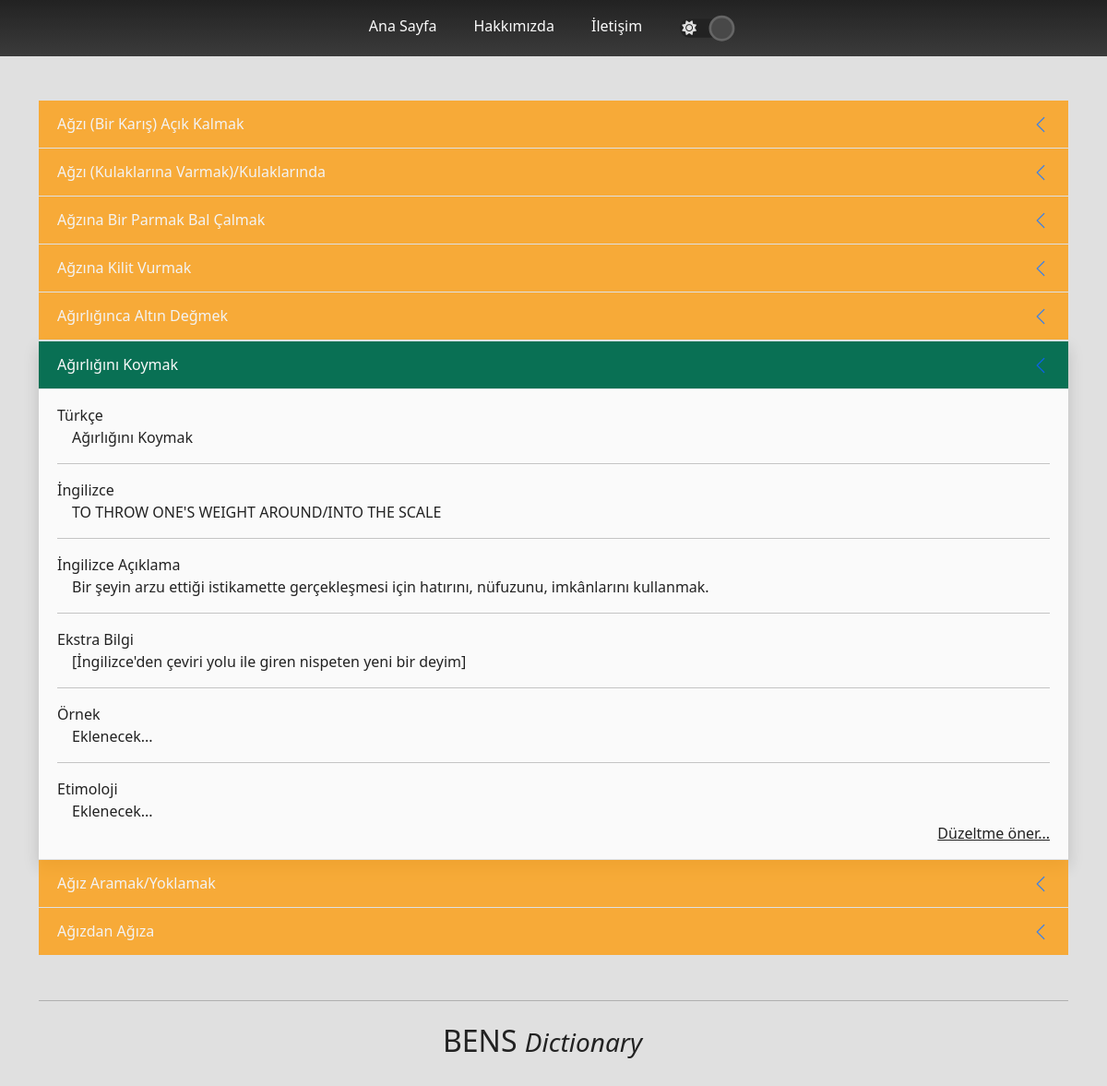
The page /search/agrlgn-koymak on the database its author committed.
### dictionary/models.py (models this page shows, shortened)
class Structure(models.Model):
    structureType = models.ForeignKey(typeOf, on_delete=models.CASCADE, null=True)
    turkish = models.CharField(max_length=200)
    english = models.CharField(max_length=200)
    description = models.TextField()
    extraInformation = models.CharField(max_length=200, blank=True, null=True)
    example = models.TextField(blank=True, null=True)
    etymology = models.TextField(blank=True, null=True)
    original = models.ForeignKey(comesFrom, null=True, blank=True, on_delete=models.CASCADE)
    last_searched = models.DateTimeField(auto_now=False, blank=True, null=True)
    search_count = models.IntegerField(default=0)
    slug = models.SlugField(max_length=200, unique=True, null=True, blank=True)

### dictionary/views.py (the view)
# urls.py: path('search/<slug:slug>', views.slugSearch, name='slugSearch'),
def slugSearch(request, slug):
    searchResult = Structure.objects.get(slug=slug)
    resultId = searchResult.id
    print(resultId)
    searchType = searchResult.structureType
    lowerList = []
    upperList = []
    if searchType == 'Tüm Türler':
        for i in range(resultId + 1, resultId + 6):
            try:
                lowerList.append(Structure.objects.get(id=i))
            except:
                break
        if resultId - 5 <= 0:
            for i in range(1, resultId):
                try:
                    upperList.append(Structure.objects.get(id=i))
                except:
                    break
        else:
            for i in range(resultId - 5, resultId):
                try:
                    upperList.append(Structure.objects.get(id=i))
                except:
                    break
    else:
        filteredQueries = Structure.objects.filter(
            structureType=typeOf.objects.get(type=searchType)).order_by(
            'turkish')
        indexOfStructure = list(filteredQueries).index(searchResult)
        print(indexOfStructure)
        upperList = filteredQueries[max(0, indexOfStructure - 5):indexOfStructure]
        lowerList = filteredQueries[indexOfStructure + 1:indexOfStructure + 6]
    return render(request, 'dictionary/search.html',
              {'searchResult': searchResult,
               'lowerList': lowerList, 'upperList': upperList, 'noResult': False})

### dictionary/models.py (called while the page is built)
    def __str__(self):
        return self.type

### dictionary/templates/dictionary/search.html (shortened to what this page needs)
{% extends 'base.html' %}
{% load static %}
{% block content %}
<div class="container mt-5">
    <div class="accordion accordion-flush" id="accordionExample">
        {% for topStructure in upperList %}
            <a href="{% url 'slugSearch' topStructure.slug %}" class="accordion-item no-underline">
                <h2 class="accordion-header no-underline" style="opacity: 0.75;" id="">
                    <div class="accordion-button" type="button" data-bs-toggle="collapse" data-bs-target="" aria-expanded="true" aria-controls="collapseOne">
                        {{ topStructure.turkish }}
                    </div>
                </h2>
            </a>
        {% endfor %}
        {% include 'dictionary/partials/_structure.html' with searchResult=searchResult %}
        {% for downStructure in lowerList %}
        <a href="{% url 'slugSearch' downStructure.slug %}" class="accordion-item no-underline">
            <h2 class="accordion-header no-underline" style="opacity: 0.75;" id="">
                <div class="accordion-button" type="button" data-bs-toggle="collapse" data-bs-target="" aria-expanded="true" aria-controls="collapseOne">
                    {{ downStructure.turkish }}
                </div>
            </h2>
        </a>
        {% endfor %}
    </div>
</div>
{% endblock content %}

### dictionary/templates/dictionary/partials/_structure.html (shortened to what this page needs)
{% if not noResult %}
<div class="accordion-item shadow my-0">
    <h2 class="accordion-header" id="headingOne">
      <button class="accordion-button theme-bg-green" type="button" data-bs-toggle="collapse" data-bs-target="#collapseOne" aria-expanded="false" aria-controls="collapseOne" data-bs-parent="#accordionExample">
        {{ searchResult.turkish }}
      </button>
    </h2>
    <div id="collapseOne" class="accordion-collapse collapse show" aria-labelledby="headingOne" data-bs-parent="#accordionExample">
      <div class="accordion-body theme-bg-color theme-text">
        <span class="theme-text">Türkçe</span><br>
        <span class="p-3">{{ searchResult.turkish }}</span>
        <hr class="text-center">
        <span class="theme-text">İngilizce</span><br>
        <span class="p-3">{{ searchResult.english }}</span>
        <hr class="text-center">
        <span class="theme-text">İngilizce Açıklama</span><br>
        <span class="p-3">{{ searchResult.description }}</span>
        <hr class="text-center">
        <span class="theme-text">Ekstra Bilgi</span><br>
        <span class="p-3">{{ searchResult.extraInformation }}</span>
        <hr class="text-center">
        <span class="theme-text">Örnek</span><br>
        <span class="p-3">{{ searchResult.example }}</span>
        <hr class="text-center">
        <span class="theme-text">Etimoloji</span><br>
        <span class="p-3">{{ searchResult.etymology }}</span>
        <a type="button" class="theme-text d-block text-end" data-bs-toggle="modal" data-bs-target="#staticBackdrop">
          Düzeltme öner...
      </a>
      </div>
    </div>
  </div>
{% else %}
  <div class="container">
    <div class="display-2 text-center p-5">
      Sonuç Bulunamadı
    </div>
  </div>
{% endif %}

### static/css/custom.css (style rules this page uses)
:root { --theme-orange-low-opacity: rgba(255, 153, 0,0.8); --theme-orange: #FF9900; --theme-orange-dark: rgba(196,116,0,1); --theme-orange-dark-low-opacity: rgba(196,116,0,0.8); }
body[data-theme="light"] { background-color: var(--theme-white); --theme-white: #e0e0e0; --theme-full-white: #fafafa; --theme-black: #222222; --theme-blue: #6599FF; --theme-gray: #3b3b3b; --theme-light-blue:#6599FF; --theme-green: #097054; --theme-green-dark: #00e686; --theme-yellow: #FFDE00; }
.theme-bg-color { background: var(--theme-full-white) !important; background: linear-gradient(0deg, var(--theme-full-white) 0%, var(--theme-full-white) 100%) !important; }
.theme-bg-green { background-color: var(--theme-green) !important; }
.theme-text { color: var(--theme-black) !important; }
.no-underline { text-decoration: none !important; }
.accordion-button:nth-child(odd) { background: var(--theme-orange); }
.accordion-button:not(.collapsed) { color: var(--theme-full-white) !important; }
.accordion-button:not(.collapsed)::after { transform: rotate(90deg) !important; }

### rows shown on the page
Structure: turkish "Ağzı (Bir Karış) Açık Kalmak"
Structure: turkish "Ağzı (Kulaklarına Varmak)/Kulaklarında"
Structure: turkish "Ağzına Bir Parmak Bal Çalmak"
Structure: turkish "Ağzına Kilit Vurmak"
Structure: turkish "Ağırlığınca Altın Değmek"
Structure: turkish "Ağırlığını Koymak", english "TO THROW ONE'S WEIGHT AROUND/INTO THE SCALE", description "Bir şeyin arzu ettiği istikamette gerçekleşmesi için hatırını, nüfuzunu, imkânlarını kullanmak.", extraInformation "[İngilizce'den çeviri yolu ile giren nispeten yeni bir deyim]", example "Eklenecek...", etymology "Eklenecek..."
Structure: turkish "Ağız Aramak/Yoklamak"
Structure: turkish "Ağızdan Ağıza"
